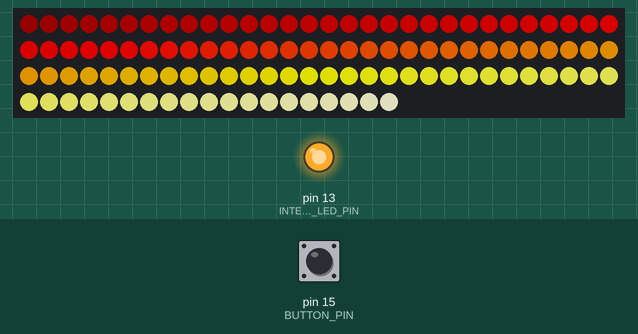
Bench run of a sketch on a simulated Arduino Uno, built with avr-gcc and run on an emulated ATmega328P. Shown: 109 RGB LEDs in strip order, left to right, continuing on the next row, output pins drawn as LEDs (lit = HIGH). The test bench sets the inputs (shaded band); at power-on: pin 15 (BUTTON_PIN) HIGH. Dim RGB values are drawn brighter than linear.

Above: at 1.2 s.
1.3 s: pin 15 (BUTTON_PIN) pulled LOW for 0.15 s
At 1.55 s:
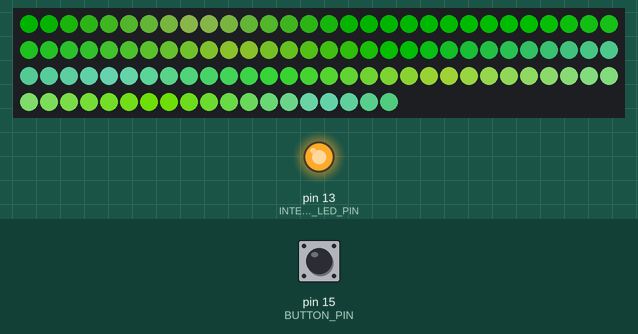
3.1 s: pin 15 (BUTTON_PIN) pulled LOW for 1 s
At 4.21 s:
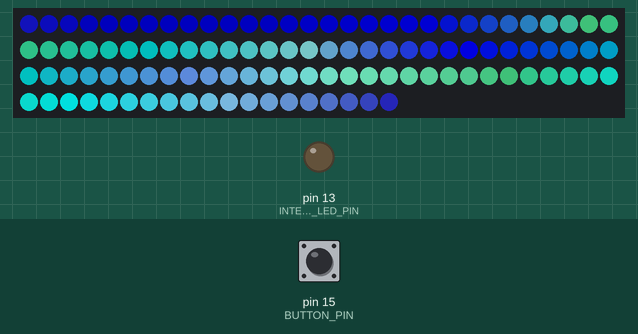
5.6 s: pin 15 (BUTTON_PIN) pulled LOW for 0.15 s
At 5.81 s:
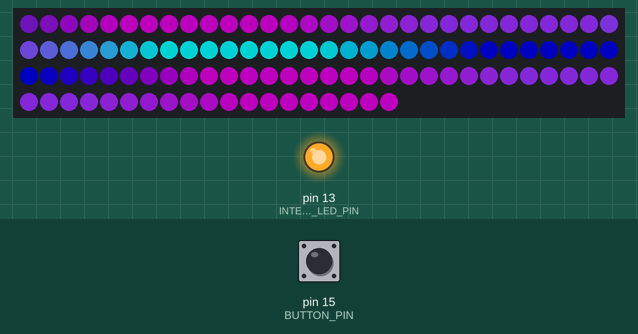
7.5 s: pin 15 (BUTTON_PIN) pulled LOW for 3.2 s
At 10.83 s:
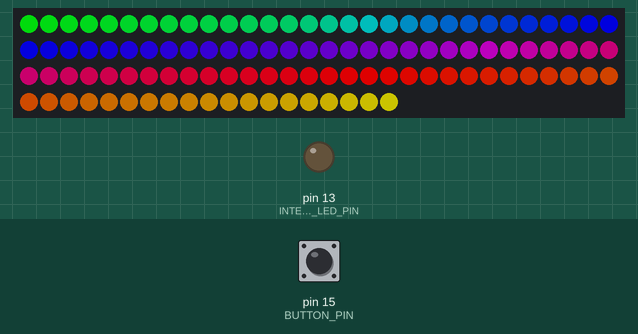
12.5 s: pin 15 (BUTTON_PIN) pulled LOW for 0.15 s
At 12.75 s:
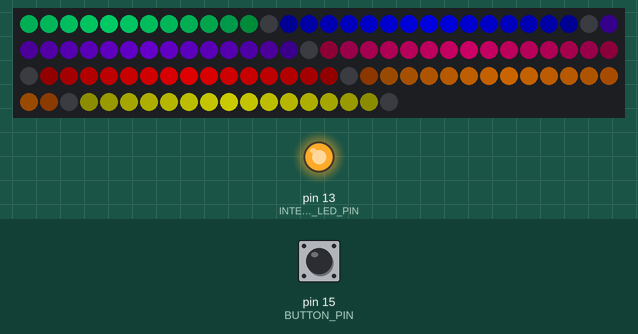
14.5 s: pin 15 (BUTTON_PIN) pulled LOW for 1 s
At 15.62 s:
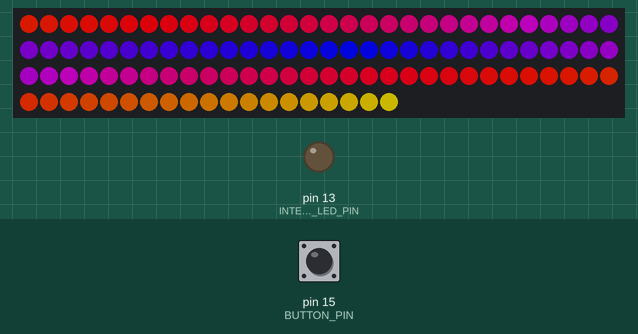
Timing chart, 0 to 17.5 s (numbered marks = the images above; inputs shaded):
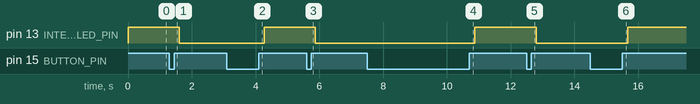

Measured:
- after the input at 1.3 s, pin 13 (INTERNAL_LED_PIN): HIGH → LOW after 0.30 s; the LEDs: first differ from a run without the input after 0.20 s (image 1)
- after the input at 3.1 s, pin 13 (INTERNAL_LED_PIN): LOW → HIGH after 1.2 s; the LEDs: first differ from a run without the input after 1.1 s (image 2)
- after the input at 5.6 s, pin 13 (INTERNAL_LED_PIN): HIGH → LOW after 0.27 s; the LEDs: first differ from a run without the input after 0.16 s (image 3)
- after the input at 7.5 s, pin 13 (INTERNAL_LED_PIN): LOW → HIGH after 3.4 s; the LEDs: first differ from a run without the input after 3.3 s (image 4)
- after the input at 12.5 s, pin 13 (INTERNAL_LED_PIN): HIGH → LOW after 0.30 s; the LEDs: first differ from a run without the input after 0.20 s (image 5)
- after the input at 14.5 s, pin 13 (INTERNAL_LED_PIN): LOW → HIGH after 1.2 s; the LEDs: first differ from a run without the input after 1.1 s (image 6)

The sketch:

scarf.ino
```cpp
#include <FastLED.h>
#include <avr/power.h>

#define LED_PIN     17   // which pin your pixels are connected to
#define NUM_LEDS    109   // how many LEDs you have
#define BRIGHTNESS 200   // 0-255, higher number is brighter.
#define SATURATION 255   // 0-255, 0 is pure white, 255 is fully saturated color
#define SPEED       10   // How fast the colors move.  Higher numbers = faster motion
#define STEPS        2   // How wide the bands of color are.  1 = more like a gradient, 10 = more like stripes
#define BUTTON_PIN  15   // button is connected to pin 15 and GND

#define COLOR_ORDER GRB  // Try mixing up the letters (RGB, GBR, BRG, etc) for a whole new world of color combinations

#define INTERNAL_LED_PIN 13 // the on-board TeensyLC led

CRGB leds[NUM_LEDS];
CRGBPalette16 currentPalette;
CRGBPalette16 targetPalette( PartyColors_p );
TBlendType    currentBlending;
int ledMode = 0;


//FastLED comes with several palettes pre-programmed.  I like purple a LOT, and so I added a custom purple palette.

const TProgmemPalette16 PurpleColors_p PROGMEM =
{
  CRGB::Purple,
  CRGB::Purple,
  CRGB::MidnightBlue,
  CRGB::MidnightBlue,

  CRGB::Purple,
  CRGB::Purple,
  CRGB::BlueViolet,
  CRGB::BlueViolet,

  CRGB::DarkTurquoise,
  CRGB::DarkTurquoise,
  CRGB::DarkBlue,
  CRGB::DarkBlue,

  CRGB::Purple,
  CRGB::Purple,
  CRGB::BlueViolet,
  CRGB::BlueViolet
};


unsigned long keyPrevMillis = 0;
const unsigned long keySampleIntervalMs = 25;
byte longKeyPressCountMax = 80;    // 80 * 25 = 2000 ms
byte longKeyPressCount = 0;

byte prevKeyState = HIGH;         // button is active low


void FillLEDsFromPaletteColors( uint8_t colorIndex) {
  for( int i = 0; i < NUM_LEDS; i++) {
    leds[i] = ColorFromPalette( currentPalette, colorIndex, BRIGHTNESS, currentBlending);
    colorIndex += STEPS;
  }
}

void shortKeyPress() {
  ledMode++;
  if (ledMode > 6) {
    ledMode=0;
  }
}

void setup() {
  FastLED.addLeds<WS2812, LED_PIN, COLOR_ORDER>(leds, NUM_LEDS).setCorrection( TypicalLEDStrip );
  FastLED.setBrightness(  BRIGHTNESS );
  currentBlending = LINEARBLEND;

  pinMode(BUTTON_PIN, INPUT_PULLUP);

  pinMode(INTERNAL_LED_PIN, OUTPUT);
}

void loop() {
  static int internal_led_mode = HIGH;
  digitalWrite(INTERNAL_LED_PIN, internal_led_mode);

  byte currKeyState = digitalRead(BUTTON_PIN);

  if ((prevKeyState == LOW) && (currKeyState == HIGH)) {
    shortKeyPress();
    if (internal_led_mode == LOW) {
      internal_led_mode = HIGH;
    } else {
      internal_led_mode = LOW;
    }
  }
  prevKeyState = currKeyState;

  static uint8_t startIndex = 0;
  startIndex = startIndex + 1; /* motion speed */

  switch (ledMode) {

  case 0:
    currentPalette = HeatColors_p;    //Red & Yellow, Fire Colors
    break;
  case 1:
    currentPalette = ForestColors_p;    //Foresty greens and yellows
    break;
  case 2:
    currentPalette = OceanColors_p;  //Oceans are pretty and filled with mermaids
    break;
  case 3:
    currentPalette = PurpleColors_p;  //My custom palette from above
    break;
  case 4:
    currentPalette = RainbowColors_p;  //All the colors!
    break;
  case 5:
    currentPalette = RainbowStripeColors_p;   //Rainbow stripes
    break;
  case 6:
    currentPalette = PartyColors_p; //All the colors except the greens, which make people look a bit washed out
    break;
  }

  FillLEDsFromPaletteColors( startIndex);
  FastLED.show();
  FastLED.delay(1000 / SPEED);
}
```
